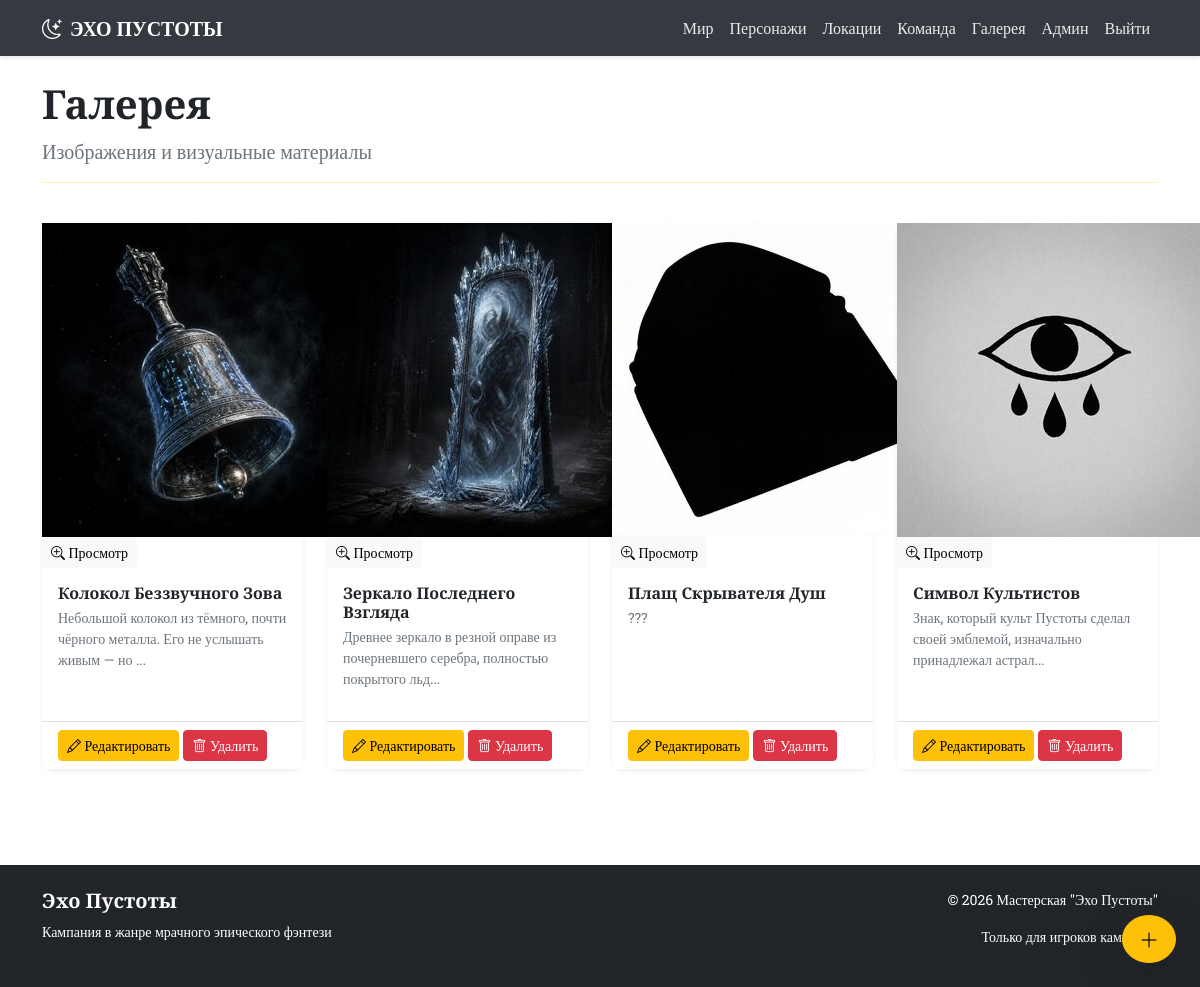
Screenshot of /gallery (signed in) with the database file from the repository.
### app.py (models this page shows)
class GalleryImage(db.Model):
    __tablename__ = 'gallery_images'
    id = db.Column(db.Integer, primary_key=True)
    title = db.Column(db.String(200), nullable=False)
    description = db.Column(db.Text)
    category = db.Column(db.String(50))
    image_filename = db.Column(db.String(300), nullable=False)
    uploaded_at = db.Column(db.DateTime, default=db.func.current_timestamp())
    sort_order = db.Column(db.Integer, default=0)

### app.py (the view)
@app.route('/gallery')
def gallery():
    images = GalleryImage.query.order_by(GalleryImage.sort_order, GalleryImage.uploaded_at.desc()).all()
    return render_template('gallery.html', images=images)

### app.py (called while the page is built)
@login_manager.user_loader
def load_user(user_id):
    return User.query.get(int(user_id))

### templates/gallery.html (shortened to what this page needs)
{% extends "base.html" %}
{% block content %}
<div class="row mb-4">
    <div class="col-12">
        <h1 class="cinzel text-dark">Галерея</h1>
        <p class="lead text-secondary">Изображения и визуальные материалы</p>
        <hr class="border-warning">
    </div>
</div>
{% if images %}
    <div class="row" id="galleryGrid">
        {% for image in images %}
        <div class="col-md-4 col-lg-3 mb-4 gallery-item" data-category="{{ image.category }}">
            <div class="card h-100 shadow-sm border-0 gallery-card">
                <div class="gallery-image-container">
                    <img src="{{ url_for('static', filename='uploads/' + image.image_filename) }}"
                         class="gallery-img"
                         alt="{{ image.title }}"
                         loading="lazy">
                    <div class="gallery-overlay">
                        <button class="btn btn-light btn-sm view-image" data-image-id="{{ image.id }}">
                            <i class="bi bi-zoom-in"></i> Просмотр
                        </button>
                    </div>
                </div>
                <div class="card-body bg-white">
                    <h6 class="cinzel text-dark mb-1">{{ image.title }}</h6>
                    <p class="small text-secondary">{{ image.description[:80] }}{% if image.description|length > 80 %}...{% endif %}</p>
                </div>
                {% if current_user.is_authenticated %}
                <div class="card-footer bg-white border-top">
                    <a href="{{ url_for('edit_gallery_image', id=image.id) }}" class="btn btn-sm btn-warning">
                        <i class="bi bi-pencil"></i> Редактировать
                    </a>
                    <a href="{{ url_for('delete_gallery_image', id=image.id) }}" class="btn btn-sm btn-danger"
                       onclick="return confirm('Удалить изображение?')">
                        <i class="bi bi-trash"></i> Удалить
                    </a>
                </div>
                {% endif %}
            </div>
        </div>
        {% endfor %}
    </div>
{% endif %}
{% if current_user.is_authenticated %}
<div class="position-fixed bottom-0 end-0 m-4" style="z-index: 1000;">
    <a href="{{ url_for('add_gallery_image') }}" class="btn btn-warning btn-lg rounded-circle shadow-lg">
        <i class="bi bi-plus-lg"></i>
    </a>
</div>
{% endif %}
{% endblock %}

### static/css/style.css (style rules this page uses)
:root { --primary-light: #ffffff; --secondary-light: #f8f9fa; --accent-red: #dc3545; --accent-purple: #6f42c1; --accent-gold: #ffc107; --accent-dark: #343a40; --text-dark: #212529; --text-light: #6c757d; }
body { background-color: var(--primary-light); color: var(--text-dark); font-family: 'Roboto Slab', serif; min-height: 100vh; display: flex; flex-direction: column; }
.cinzel { font-family: 'Cinzel', serif; font-weight: 700; }
.card { transition: transform 0.3s, box-shadow 0.3s; border: 1px solid #dee2e6; background-color: white; }
.card { border-radius: 12px; }

### rows the page displays
GalleryImage: image_filename (picture), title "Колокол Беззвучного Зова", description "Небольшой колокол из тёмного, почти чёрного металла. Его не услышать живым — но"
GalleryImage: image_filename (picture), title "Зеркало Последнего Взгляда", description "Древнее зеркало в резной оправе из почерневшего серебра, полностью покрытого льд"
GalleryImage: image_filename (picture), title "Плащ Скрывателя Душ", description "???"
GalleryImage: image_filename (picture), title "Символ Культистов", description "Знак, который культ Пустоты сделал своей эмблемой, изначально принадлежал астрал"
